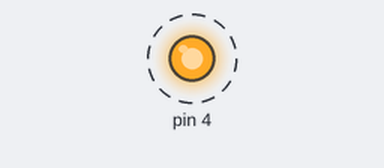
The sketch below on a simulated Arduino Uno, built with avr-gcc and run on an emulated ATmega328P. Parts: output pins drawn as LEDs (lit = HIGH). Dashed ring = blinking. What the sketch prints to the serial monitor is not drawn.

Above: at 0.5 s.
Timing chart, 0 to 4.6 s (numbered marks = the images above):
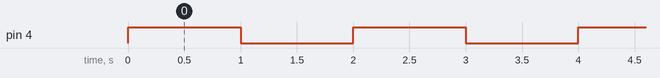

The sketch:

blink.ino
```cpp
/*
  Blink

  Turns on an LED on for one second, then off for one second, repeatedly.
  Prints "blinking" on the serial port.

  The example has been tested with LED attached to GPIO4 (aka pin 4) of
  Olimex MOD-WIFI-ESP8266-DEV.

 */


// the setup function runs once when you press reset or power the board
void setup() {
  // initialize digital pin 4 as an output.
  pinMode(4, OUTPUT);
  // open the serial port at 115200 bps:
  Serial.begin(115200);
}

// the loop function runs over and over again forever
void loop() {
  Serial.println("blinking...");
  digitalWrite(4, HIGH);   // turn the LED on (HIGH is the voltage level)
  delay(1000);              // wait for a second
  digitalWrite(4, LOW);    // turn the LED off by making the voltage LOW
  delay(1000);              // wait for a second
}
```

Measured:
- by itself, pin 4: alternates HIGH for 1.0 s and LOW for 1.0 s
